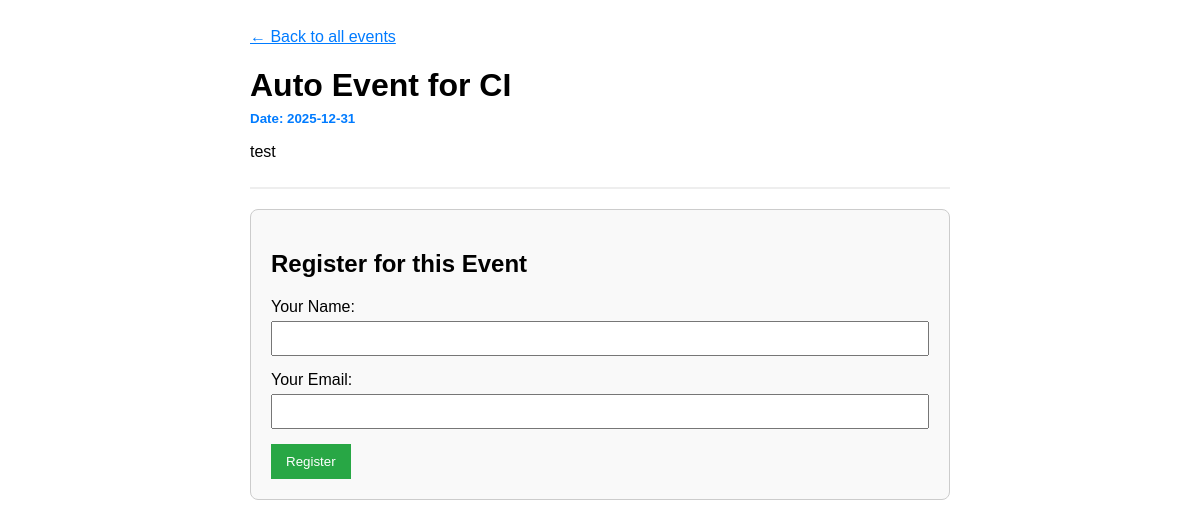
Screenshot of /event/1 with the database file from the repository.
### app.py (models this page shows)
class Event(db.Model):
    id = db.Column(db.Integer, primary_key=True)
    title = db.Column(db.String(100), nullable=False)
    description = db.Column(db.String(300), nullable=True)
    event_date = db.Column(db.String(20), nullable=False)
    registrations = db.relationship('Registration', backref='event', lazy=True)

### app.py (the view)
    @app.route('/event/<int:event_id>')
    def event_details(event_id):
        event = db.get_or_404(Event, event_id)
        return render_template('event_details.html', event=event)

### templates/event_details.html (shortened to what this page needs)
<!DOCTYPE html>
<html lang="en">
<head>
</head>
<body>
    <div class="container">
        <a href="/">&larr; Back to all events</a>
        <div class="event-header">
            <h1>{{ event.title }}</h1>
            <small>Date: {{ event.event_date }}</small>
            <p>{{ event.description }}</p>
        </div>
        <div class="registration-form">
            <h2>Register for this Event</h2>
            <form action="{{ url_for('register', event_id=event.id) }}" method="POST">
                <div>
                    <label for="name">Your Name:</label>
                    <input type="text" id="name" name="name" required>
                </div>
                <div>
                    <label for="email">Your Email:</label>
                    <input type="email" id="email" name="email" required>
                </div>
                <button type="submit">Register</button>
            </form>
        </div>
    </div>
</body>
</html>

### templates/event_details.html (style rules this page uses)
body { font-family: sans-serif; padding: 20px; }
.container { max-width: 700px; margin: auto; }
.event-header { border-bottom: 2px solid #eee; padding-bottom: 10px; }
.event-header h1 { margin-bottom: 5px; }
.event-header small { color: #007bff; font-weight: bold; }
.registration-form { background-color: #f9f9f9; border: 1px solid #ccc; padding: 20px; border-radius: 8px; margin-top: 20px; }
div { margin-bottom: 15px; }
label { display: block; margin-bottom: 5px; }
input { width: 100%; padding: 8px; box-sizing: border-box; }
button { padding: 10px 15px; background-color: #28a745; color: white; border: none; }
a { color: #007bff; }

### rows the page displays
Event: title "Auto Event for CI", event_date "2025-12-31", description "test"
